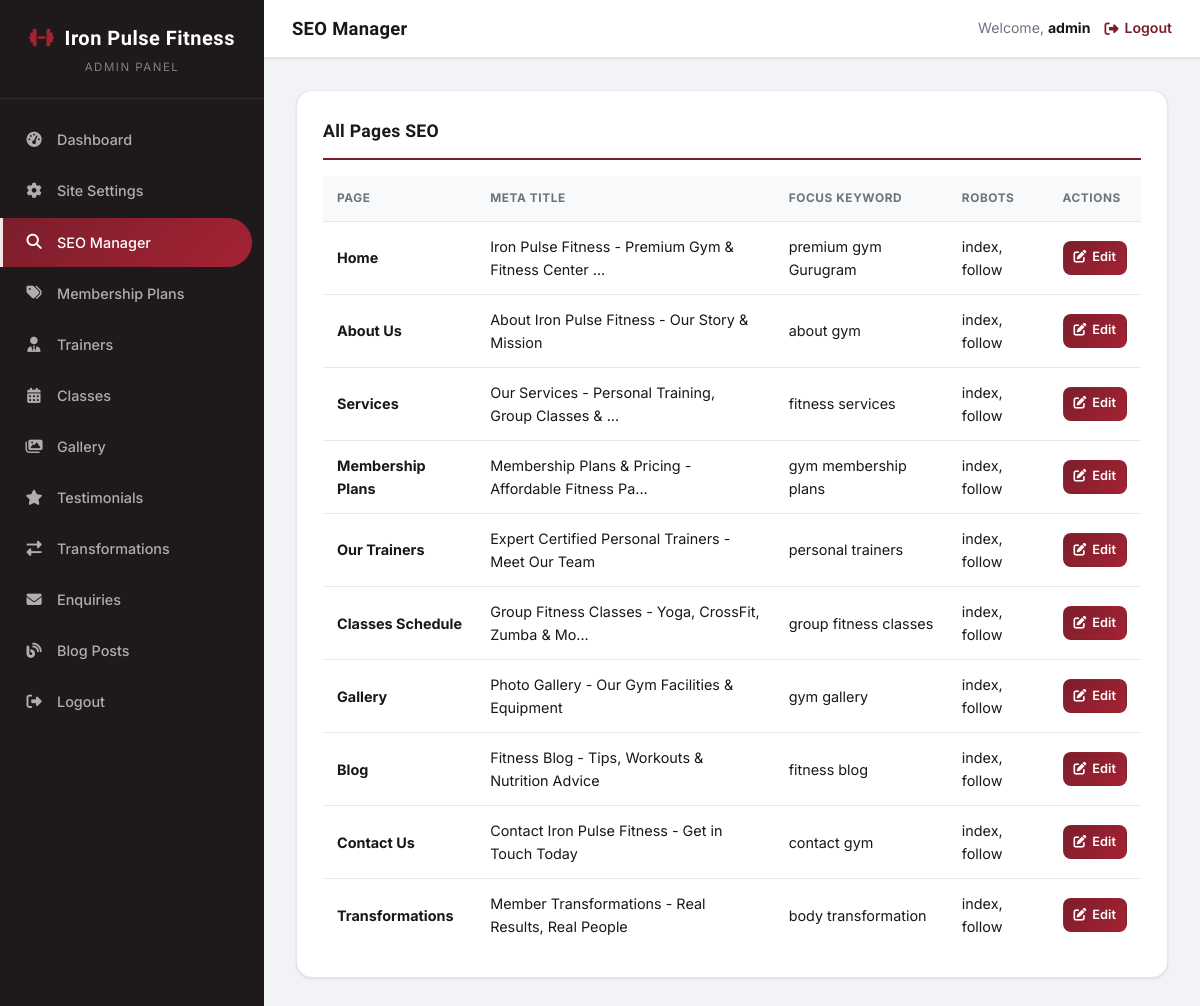
The app's page /admin/seo-manager.php (signed in) with its own data.
### tables this page shows
CREATE TABLE `site_settings` (
  `id` INT(11) UNSIGNED NOT NULL AUTO_INCREMENT,
  `setting_key` VARCHAR(100) NOT NULL,
  `setting_value` TEXT,
  PRIMARY KEY (`id`),
  UNIQUE KEY `setting_key` (`setting_key`)
);

CREATE TABLE `seo_settings` (
  `id` INT(11) UNSIGNED NOT NULL AUTO_INCREMENT,
  `page_key` VARCHAR(50) NOT NULL,
  `page_name` VARCHAR(100) NOT NULL,
  `meta_title` VARCHAR(255) DEFAULT NULL,
  `meta_description` TEXT DEFAULT NULL,
  `meta_keywords` VARCHAR(500) DEFAULT NULL,
  `slug` VARCHAR(100) DEFAULT NULL,
  `canonical_url` VARCHAR(255) DEFAULT NULL,
  `robots_meta` VARCHAR(100) DEFAULT 'index, follow',
  `og_title` VARCHAR(255) DEFAULT NULL,
  `og_description` TEXT DEFAULT NULL,
  `og_image` VARCHAR(255) DEFAULT NULL,
  `twitter_title` VARCHAR(255) DEFAULT NULL,
  `twitter_description` TEXT DEFAULT NULL,
  `twitter_image` VARCHAR(255) DEFAULT NULL,
  `schema_json` TEXT DEFAULT NULL,
  `focus_keyword` VARCHAR(100) DEFAULT NULL,
  `custom_header_scripts` TEXT DEFAULT NULL,
  `custom_footer_scripts` TEXT DEFAULT NULL,
  `updated_at` TIMESTAMP NOT NULL DEFAULT CURRENT_TIMESTAMP ON UPDATE CURRENT_TIMESTAMP,
  PRIMARY KEY (`id`),
  UNIQUE KEY `page_key` (`page_key`)
);

### functions.php (called while the page is built, shortened)
<?php
require_once __DIR__ . '/config.php';
function getSetting(string $key): ?string {
    global $pdo;
    static $cache = [];
    try {
        $stmt = $pdo->prepare("SELECT setting_value FROM site_settings WHERE setting_key = :key LIMIT 1");
        $stmt->execute([':key' => $key]);
        $result = $stmt->fetchColumn();
        $cache[$key] = $result !== false ? $result : null;
        return $cache[$key];
    } catch (PDOException $e) {
        return null;
    }
}
function truncateText(string $text, int $length = 150, string $suffix = '...'): string {
    if (mb_strlen($text) <= $length) {
        return $text;
    }
    return mb_substr($text, 0, $length) . $suffix;
}
function e(?string $text): string {
    return htmlspecialchars($text ?? '', ENT_QUOTES, 'UTF-8');
}

### admin/seo-manager.php (the view, shortened to what this page needs)
<?php
require_once '../config.php';
require_once '../functions.php';
$pageTitle = 'SEO Manager';
$editPage = $_GET['page_key'] ?? '';
try {
    $pages = $pdo->query("SELECT * FROM seo_settings ORDER BY id ASC")->fetchAll();
} catch (PDOException $e) {
    $pages = [];
}
$currentSeo = [];
include 'includes/admin-header.php';
?>
<?php if ($editPage && $currentSeo): ?>
<div class="admin-card">
    <h3 class="section-title">Edit SEO - <?php echo e($currentSeo['page_name']); ?></h3>
    <a href="seo-manager.php" class="btn btn-secondary btn-sm" style="margin-bottom:15px;"><i class="fas fa-arrow-left"></i> Back to List</a>
    <form method="POST" action="">
        <input type="hidden" name="csrf_token" value="<?php echo generateCsrfToken(); ?>">
        <input type="hidden" name="page_key" value="<?php echo e($currentSeo['page_key']); ?>">
        <div class="form-group">
            <label for="meta_title">Meta Title</label>
            <input type="text" id="meta_title" name="meta_title" value="<?php echo e($currentSeo['meta_title'] ?? ''); ?>">
        </div>
        <div class="form-group">
            <label for="meta_description">Meta Description</label>
            <textarea id="meta_description" name="meta_description" rows="3"><?php echo e($currentSeo['meta_description'] ?? ''); ?></textarea>
        </div>
        <div class="form-group">
            <label for="meta_keywords">Meta Keywords</label>
            <input type="text" id="meta_keywords" name="meta_keywords" value="<?php echo e($currentSeo['meta_keywords'] ?? ''); ?>">
        </div>
        <div class="form-group">
            <label for="slug">Slug</label>
            <input type="text" id="slug" name="slug" value="<?php echo e($currentSeo['slug'] ?? ''); ?>">
        </div>
        <div class="form-group">
            <label for="canonical_url">Canonical URL</label>
            <input type="text" id="canonical_url" name="canonical_url" value="<?php echo e($currentSeo['canonical_url'] ?? ''); ?>">
        </div>
        <div class="form-group">
            <label for="robots_meta">Robots Meta</label>
            <input type="text" id="robots_meta" name="robots_meta" value="<?php echo e($currentSeo['robots_meta'] ?? 'index, follow'); ?>">
        </div>
        <div class="form-group">
            <label for="og_title">OG Title</label>
            <input type="text" id="og_title" name="og_title" value="<?php echo e($currentSeo['og_title'] ?? ''); ?>">
        </div>
        <div class="form-group">
            <label for="og_description">OG Description</label>
            <textarea id="og_description" name="og_description" rows="3"><?php echo e($currentSeo['og_description'] ?? ''); ?></textarea>
        </div>
        <div class="form-group">
            <label for="og_image">OG Image URL</label>
            <input type="text" id="og_image" name="og_image" value="<?php echo e($currentSeo['og_image'] ?? ''); ?>">
        </div>
        <div class="form-group">
            <label for="twitter_title">Twitter Title</label>
            <input type="text" id="twitter_title" name="twitter_title" value="<?php echo e($currentSeo['twitter_title'] ?? ''); ?>">
        </div>
        <div class="form-group">
            <label for="twitter_description">Twitter Description</label>
            <textarea id="twitter_description" name="twitter_description" rows="3"><?php echo e($currentSeo['twitter_description'] ?? ''); ?></textarea>
        </div>
        <div class="form-group">
            <label for="twitter_image">Twitter Image URL</label>
            <input type="text" id="twitter_image" name="twitter_image" value="<?php echo e($currentSeo['twitter_image'] ?? ''); ?>">
        </div>
        <div class="form-group">
            <label for="schema_json">Schema JSON-LD</label>
            <textarea id="schema_json" name="schema_json" rows="6"><?php echo e($currentSeo['schema_json'] ?? ''); ?></textarea>
        </div>
        <div class="form-group">
            <label for="focus_keyword">Focus Keyword</label>
            <input type="text" id="focus_keyword" name="focus_keyword" value="<?php echo e($currentSeo['focus_keyword'] ?? ''); ?>">
        </div>
        <div class="form-group">
            <label for="custom_header_scripts">Custom Header Scripts</label>
            <textarea id="custom_header_scripts" name="custom_header_scripts" rows="4"><?php echo e($currentSeo['custom_header_scripts'] ?? ''); ?></textarea>
        </div>
        <div class="form-group">
            <label for="custom_footer_scripts">Custom Footer Scripts</label>
            <textarea id="custom_footer_scripts" name="custom_footer_scripts" rows="4"><?php echo e($currentSeo['custom_footer_scripts'] ?? ''); ?></textarea>
        </div>
        <button type="submit" class="btn btn-primary"><i class="fas fa-save"></i> Save SEO Settings</button>
    </form>
</div>
<?php else: ?>
<div class="admin-card">
    <h3 class="section-title">All Pages SEO</h3>
    <div style="overflow-x: auto;">
        <table class="admin-table">
            <thead>
                <tr>
                    <th>Page</th>
                    <th>Meta Title</th>
                    <th>Focus Keyword</th>
                    <th>Robots</th>
                    <th>Actions</th>
                </tr>
            </thead>
            <tbody>
                <?php foreach ($pages as $page): ?>
                <tr>
                    <td><strong><?php echo e($page['page_name']); ?></strong></td>
                    <td><?php echo e(truncateText($page['meta_title'] ?? '', 50)); ?></td>
                    <td><?php echo e($page['focus_keyword'] ?? '-'); ?></td>
                    <td><?php echo e($page['robots_meta'] ?? 'index, follow'); ?></td>
                    <td>
                        <a href="seo-manager.php?page_key=<?php echo e($page['page_key']); ?>" class="btn btn-primary btn-sm"><i class="fas fa-edit"></i> Edit</a>
                    </td>
                </tr>
                <?php endforeach; ?>
            </tbody>
        </table>
    </div>
</div>
<?php endif; ?>
<?php include 'includes/admin-footer.php'; ?>

### admin/includes/admin-header.php (shortened to what this page needs)
<?php
require_once __DIR__ . '/../../config.php';
require_once __DIR__ . '/../../functions.php';
$currentPage = basename($_SERVER['PHP_SELF']);
$gymName = getSetting('gym_name') ?? 'Gym Admin';
?>
<!DOCTYPE html>
<html lang="en">
<head>
    <link rel="stylesheet" href="https://cdnjs.cloudflare.com/ajax/libs/font-awesome/6.4.0/css/all.min.css">
    <link rel="stylesheet" href="../assets/css/admin.css?v=<?php echo @filemtime(__DIR__ . '/../../assets/css/admin.css'); ?>">
</head>
<body>
<div class="admin-panel">
    <aside class="admin-sidebar" id="adminSidebar">
        <div class="sidebar-brand">
            <h2><i class="fas fa-dumbbell"></i> <?php echo e($gymName); ?></h2>
            <small>Admin Panel</small>
        </div>
        <ul class="sidebar-nav">
            <li><a href="dashboard.php" class="<?php echo $currentPage === 'dashboard.php' ? 'active' : ''; ?>"><i class="fas fa-tachometer-alt"></i> Dashboard</a></li>
            <li><a href="settings.php" class="<?php echo $currentPage === 'settings.php' ? 'active' : ''; ?>"><i class="fas fa-cog"></i> Site Settings</a></li>
            <li><a href="seo-manager.php" class="<?php echo $currentPage === 'seo-manager.php' ? 'active' : ''; ?>"><i class="fas fa-search"></i> SEO Manager</a></li>
            <li><a href="plans.php" class="<?php echo in_array($currentPage, ['plans.php', 'plan-add.php', 'plan-edit.php']) ? 'active' : ''; ?>"><i class="fas fa-tags"></i> Membership Plans</a></li>
            <li><a href="trainers.php" class="<?php echo in_array($currentPage, ['trainers.php', 'trainer-add.php', 'trainer-edit.php']) ? 'active' : ''; ?>"><i class="fas fa-user-tie"></i> Trainers</a></li>
            <li><a href="classes.php" class="<?php echo in_array($currentPage, ['classes.php', 'class-add.php', 'class-edit.php']) ? 'active' : ''; ?>"><i class="fas fa-calendar-alt"></i> Classes</a></li>
            <li><a href="gallery.php" class="<?php echo $currentPage === 'gallery.php' ? 'active' : ''; ?>"><i class="fas fa-images"></i> Gallery</a></li>
            <li><a href="testimonials.php" class="<?php echo $currentPage === 'testimonials.php' ? 'active' : ''; ?>"><i class="fas fa-star"></i> Testimonials</a></li>
            <li><a href="transformations.php" class="<?php echo $currentPage === 'transformations.php' ? 'active' : ''; ?>"><i class="fas fa-exchange-alt"></i> Transformations</a></li>
            <li><a href="enquiries.php" class="<?php echo $currentPage === 'enquiries.php' ? 'active' : ''; ?>"><i class="fas fa-envelope"></i> Enquiries</a></li>
            <li><a href="blog-manager.php" class="<?php echo in_array($currentPage, ['blog-manager.php', 'blog-add.php', 'blog-edit.php']) ? 'active' : ''; ?>"><i class="fas fa-blog"></i> Blog Posts</a></li>
            <li><a href="logout.php"><i class="fas fa-sign-out-alt"></i> Logout</a></li>
        </ul>
    </aside>
    <div class="admin-content">
        <div class="admin-topbar">
            <h3><?php echo e($pageTitle ?? 'Admin Panel'); ?></h3>
            <div class="admin-user">
                <span>Welcome, <strong><?php echo e($_SESSION['admin_username'] ?? 'Admin'); ?></strong></span>
                <a href="logout.php"><i class="fas fa-sign-out-alt"></i> Logout</a>
            </div>
        </div>
        <div class="admin-main">

### records on screen
site_settings: setting_value "Iron Pulse Fitness"
seo_settings: page_name "Home", meta_title "Iron Pulse Fitness - Premium Gym & Fitness Center ...", focus_keyword "premium gym Gurugram", robots_meta "index, follow"
seo_settings: page_name "About Us", meta_title "About Iron Pulse Fitness - Our Story & Mission", focus_keyword "about gym", robots_meta "index, follow"
seo_settings: page_name "Services", meta_title "Our Services - Personal Training, Group Classes & ...", focus_keyword "fitness services", robots_meta "index, follow"
seo_settings: page_name "Membership Plans", meta_title "Membership Plans & Pricing - Affordable Fitness Pa...", focus_keyword "gym membership plans", robots_meta "index, follow"
seo_settings: page_name "Our Trainers", meta_title "Expert Certified Personal Trainers - Meet Our Team", focus_keyword "personal trainers", robots_meta "index, follow"
seo_settings: page_name "Classes Schedule", meta_title "Group Fitness Classes - Yoga, CrossFit, Zumba & Mo...", focus_keyword "group fitness classes", robots_meta "index, follow"
seo_settings: page_name "Gallery", meta_title "Photo Gallery - Our Gym Facilities & Equipment", focus_keyword "gym gallery", robots_meta "index, follow"
seo_settings: page_name "Blog", meta_title "Fitness Blog - Tips, Workouts & Nutrition Advice", focus_keyword "fitness blog", robots_meta "index, follow"
seo_settings: page_name "Contact Us", meta_title "Contact Iron Pulse Fitness - Get in Touch Today", focus_keyword "contact gym", robots_meta "index, follow"
seo_settings: page_name "Transformations", meta_title "Member Transformations - Real Results, Real People", focus_keyword "body transformation", robots_meta "index, follow"

### other values on screen
$pageTitle "SEO Manager"
$_SESSION['admin_username'] "admin"
